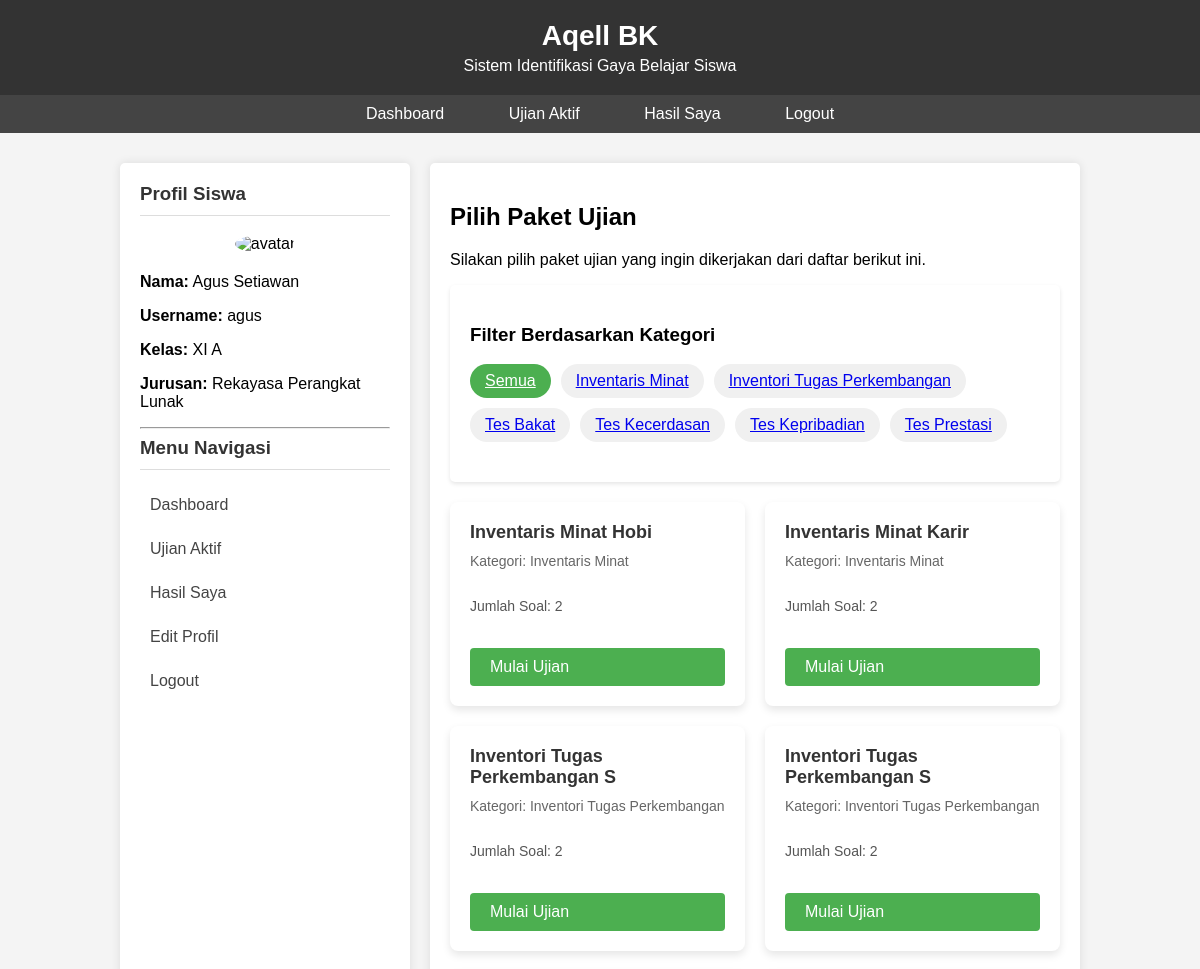
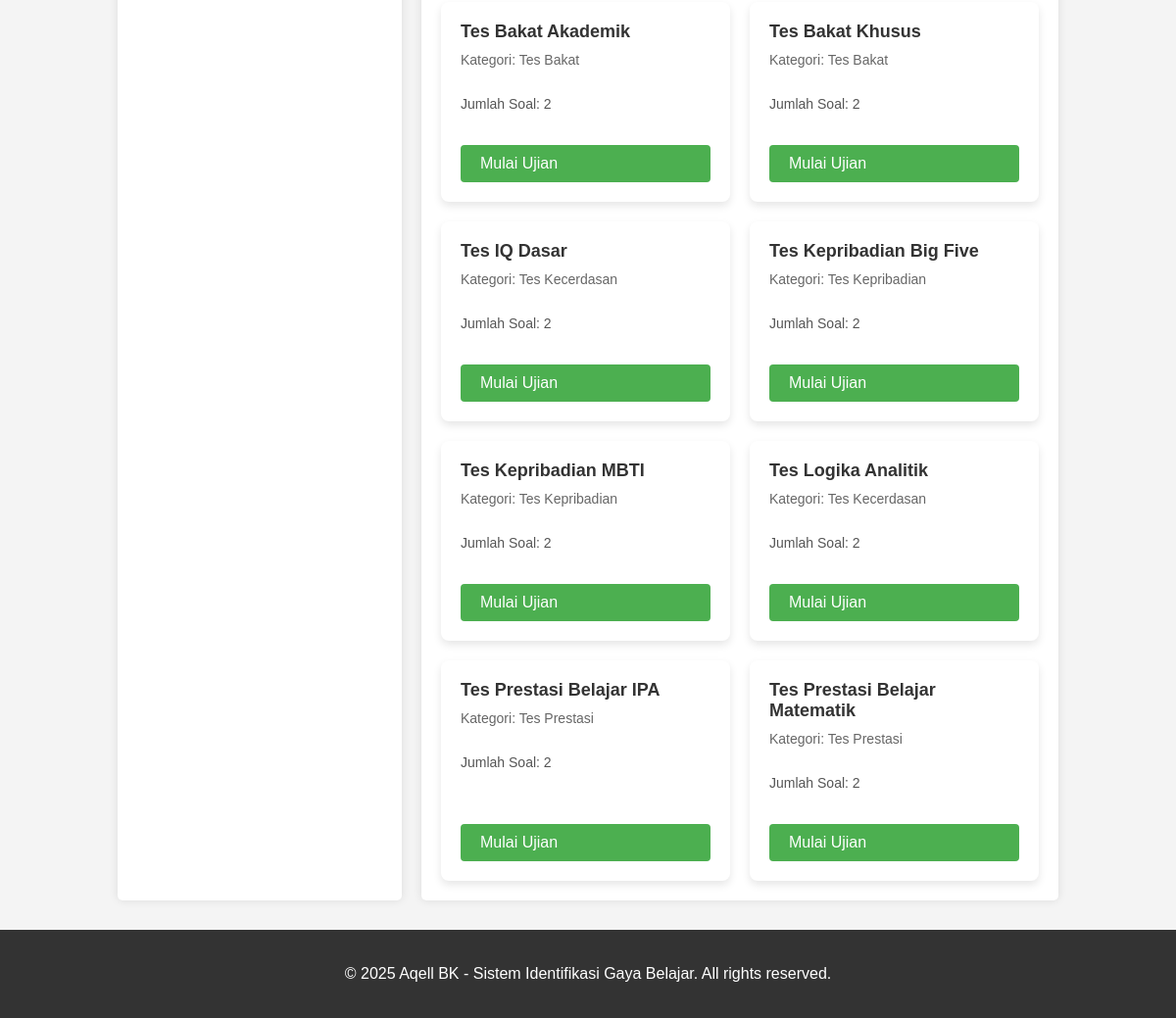
Page /aqell_ujian/aqell_pilih_paket.php (signed in) on the committed database (2 pictures, top to bottom).
### tables this page shows
CREATE TABLE `aqell_siswa` (
  `aqell_id_siswa` int(11) NOT NULL,
  `aqell_id_pengguna` int(11) NOT NULL,
  `aqell_nama_siswa` varchar(50) NOT NULL,
  `aqell_kelas` varchar(30) NOT NULL,
  `aqell_jurusan` enum('Rekayasa Perangkat Lunak','Kimia','Mekatronika','Mesin','Animasi','Desain Komunikasi Visual') NOT NULL
);

CREATE TABLE `aqell_kategori` (
  `aqell_id_kategori` int(11) NOT NULL,
  `aqell_nama_kategori` varchar(30) NOT NULL
);

CREATE TABLE `aqell_paket_ujian` (
  `aqell_id_paket` int(11) NOT NULL,
  `aqell_nama_paket` varchar(30) NOT NULL,
  `aqell_id_kategori` int(11) NOT NULL
);

### aqell_ujian/aqell_pilih_paket.php (the view, shortened to what this page needs)
<?php
require_once('../aqell_config/aqell_db.php');
$aqell_id_siswa = $_SESSION['aqell_id_siswa'];
$aqell_query_siswa = "SELECT * FROM aqell_siswa WHERE aqell_id_siswa = $aqell_id_siswa";
$aqell_result_siswa = mysqli_query($aqell_conn, $aqell_query_siswa);
$aqell_siswa = mysqli_fetch_assoc($aqell_result_siswa);
$aqell_query_kategori = "SELECT * FROM aqell_kategori ORDER BY aqell_nama_kategori";
$aqell_result_kategori = mysqli_query($aqell_conn, $aqell_query_kategori);
$aqell_selected_kategori = isset($_GET['kategori']) ? $_GET['kategori'] : null;
?>
<!DOCTYPE html>
<html>
<head>
    <link rel="stylesheet" href="../aqell_assets/aqell_css/aqell_style.css">
</head>
<body>
    <div class="aqell_header">
        <h1>Aqell BK</h1>
        <p>Sistem Identifikasi Gaya Belajar Siswa</p>
    </div>
    <div class="aqell_nav">
        <a href="../aqell_siswa/aqell_dashboard_siswa.php">Dashboard</a>
        <a href="aqell_list_aktif.php">Ujian Aktif</a>
        <a href="../aqell_hasil/aqell_hasil_siswa.php">Hasil Saya</a>
        <a href="../aqell_auth/aqell_logout.php">Logout</a>
    </div>
    <div class="aqell_container">
        <div class="aqell_sidebar">
            <h3>Profil Siswa</h3>
            <div style="text-align: center; margin-bottom: 20px;">
                <img src="../aqell_assets/aqell_images/avatar.png" alt="avatar" style="width: 100px; height: 100px; border-radius: 50%;">
            </div>
            <p><strong>Nama:</strong> <?php echo $aqell_siswa['aqell_nama_siswa']; ?></p>
            <p><strong>Username:</strong> <?php echo $_SESSION['aqell_username']; ?></p>
            <p><strong>Kelas:</strong> <?php echo $aqell_siswa['aqell_kelas']; ?></p>
            <p><strong>Jurusan:</strong> <?php echo $aqell_siswa['aqell_jurusan']; ?></p>
            <hr>
            <h3>Menu Navigasi</h3>
            <ul>
                <li><a href="../aqell_siswa/aqell_dashboard_siswa.php">Dashboard</a></li>
                <li><a href="aqell_list_aktif.php">Ujian Aktif</a></li>
                <li><a href="../aqell_hasil/aqell_hasil_siswa.php">Hasil Saya</a></li>
                <li><a href="../aqell_siswa/aqell_edit_profile.php">Edit Profil</a></li>
                <li><a href="../aqell_auth/aqell_logout.php">Logout</a></li>
            </ul>
        </div>
        <div class="aqell_content">
            <h2>Pilih Paket Ujian</h2>
            <p>Silakan pilih paket ujian yang ingin dikerjakan dari daftar berikut ini.</p>
            <div class="aqell_card">
                <h3>Filter Berdasarkan Kategori</h3>
                <div class="aqell_filter_bar">
                    <a href="aqell_pilih_paket.php" class="aqell_filter_item <?php echo !$aqell_selected_kategori ? 'aqell_filter_active' : ''; ?>">
                        Semua
                    </a>
                    <?php
                    mysqli_data_seek($aqell_result_kategori, 0);
                    while($kategori = mysqli_fetch_assoc($aqell_result_kategori)):
                    ?>
                    <a href="aqell_pilih_paket.php?kategori=<?php echo $kategori['aqell_id_kategori']; ?>"
                       class="aqell_filter_item <?php echo $aqell_selected_kategori == $kategori['aqell_id_kategori'] ? 'aqell_filter_active' : ''; ?>">
                        <?php echo $kategori['aqell_nama_kategori']; ?>
                    </a>
                    <?php endwhile; ?>
                </div>
            </div>
            <div class="aqell_package_grid">
                <?php
                $aqell_query_paket = "SELECT p.*, k.aqell_nama_kategori,
                                      (SELECT COUNT(*) FROM aqell_soal s WHERE s.aqell_id_paket = p.aqell_id_paket) as jumlah_soal
                                      FROM aqell_paket_ujian p
                                      JOIN aqell_kategori k ON p.aqell_id_kategori = k.aqell_id_kategori";
                $aqell_query_paket .= " ORDER BY p.aqell_nama_paket";
                $aqell_result_paket = mysqli_query($aqell_conn, $aqell_query_paket);
                if(mysqli_num_rows($aqell_result_paket) > 0) {
                    while($paket = mysqli_fetch_assoc($aqell_result_paket)) {
                        ?>
                        <div class="aqell_package_card">
                            <div class="aqell_package_title"><?php echo $paket['aqell_nama_paket']; ?></div>
                            <div class="aqell_package_category">Kategori: <?php echo $paket['aqell_nama_kategori']; ?></div>
                            <div class="aqell_package_info">
                                <p>Jumlah Soal: <?php echo $paket['jumlah_soal']; ?></p>
                            </div>
                            <?php if($paket['jumlah_soal'] > 0): ?>
                                <a href="aqell_ikuti_ujian.php?paket=<?php echo $paket['aqell_id_paket']; ?>" class="aqell_btn">Mulai Ujian</a>
                            <?php else: ?>
                                <button class="aqell_btn" disabled style="background-color: #ccc;">Belum Tersedia</button>
                            <?php endif; ?>
                        </div>
                        <?php
                    }
                } else {
                    echo '<p>Tidak ada paket ujian yang tersedia saat ini.</p>';
                }
                ?>
            </div>
        </div>
    </div>
    <div class="aqell_footer">
        <p>&copy; <?php echo date('Y'); ?> Aqell BK - Sistem Identifikasi Gaya Belajar. All rights reserved.</p>
    </div>
</body>
</html>

### aqell_assets/aqell_css/aqell_style.css (style rules this page uses)
body { font-family: Arial, sans-serif; margin: 0; padding: 0; background-color: #f4f4f4; }
.aqell_header { background-color: #333; color: white; padding: 20px 0; text-align: center; }
.aqell_header h1 { margin: 0; font-size: 28px; }
.aqell_header p { margin: 5px 0 0; font-size: 16px; }
.aqell_nav { background-color: #444; text-align: center; padding: 10px 0; }
.aqell_nav a { color: white; text-decoration: none; margin: 0 20px; font-size: 16px; transition: 0.3s; padding: 5px 10px; border-radius: 3px; }
.aqell_container { width: 80%; margin: 30px auto; display: flex; flex-wrap: wrap; min-height: 600px; }
.aqell_sidebar { flex: 0 0 250px; background: #fff; padding: 20px; box-shadow: 0 0 10px rgba(0, 0, 0, 0.1); border-radius: 5px; margin-right: 20px; }
.aqell_sidebar h3 { margin-top: 0; border-bottom: 1px solid #ddd; padding-bottom: 10px; color: #333; }
.aqell_sidebar ul { list-style: none; padding: 0; }
.aqell_sidebar ul li { margin-bottom: 10px; }
.aqell_sidebar ul li a { display: block; color: #444; text-decoration: none; padding: 8px 10px; border-radius: 3px; transition: 0.3s; }
.aqell_content { flex: 1; background: #fff; padding: 20px; box-shadow: 0 0 10px rgba(0, 0, 0, 0.1); border-radius: 5px; }
.aqell_card { background: white; padding: 20px; margin-bottom: 20px; border-radius: 5px; box-shadow: 0 2px 4px rgba(0, 0, 0, 0.1); }
.aqell_btn { display: inline-block; padding: 10px 20px; background-color: #4CAF50; color: white; border: none; border-radius: 4px; cursor: pointer; font-size: 16px; text-decoration: none; }
.aqell_footer { background-color: #333; color: white; text-align: center; padding: 20px 0; margin-top: 30px; }

### aqell_ujian/aqell_pilih_paket.php (style rules this page uses)
.aqell_package_grid { display: grid; grid-template-columns: repeat(auto-fill, minmax(250px, 1fr)); gap: 20px; margin-top: 20px; }
.aqell_package_card { background: white; border-radius: 8px; box-shadow: 0 4px 8px rgba(0,0,0,0.1); padding: 20px; transition: transform 0.3s ease; display: flex; flex-direction: column; }
.aqell_package_title { font-size: 18px; font-weight: bold; margin-bottom: 10px; color: #333; }
.aqell_package_category { font-size: 14px; color: #666; margin-bottom: 15px; }
.aqell_package_info { font-size: 14px; margin-bottom: 20px; color: #555; flex-grow: 1; }
.aqell_filter_bar { display: flex; gap: 10px; margin-bottom: 20px; flex-wrap: wrap; }
.aqell_filter_item { padding: 8px 15px; background: #f0f0f0; border-radius: 20px; cursor: pointer; transition: background-color 0.3s; }
.aqell_filter_item:hover, .aqell_filter_active { background: #4CAF50; color: white; }

### rows in the picture
aqell_siswa: aqell_nama_siswa "Agus Setiawan", aqell_kelas "XI A", aqell_jurusan "Rekayasa Perangkat Lunak"
aqell_kategori: aqell_nama_kategori "Inventaris Minat"
aqell_kategori: aqell_nama_kategori "Inventori Tugas Perkembangan"
aqell_kategori: aqell_nama_kategori "Tes Bakat"
aqell_kategori: aqell_nama_kategori "Tes Kecerdasan"
aqell_kategori: aqell_nama_kategori "Tes Kepribadian"
aqell_kategori: aqell_nama_kategori "Tes Prestasi"
aqell_paket_ujian: aqell_nama_paket "Inventaris Minat Hobi", aqell_id_kategori.aqell_nama_kategori "Inventaris Minat", jumlah_soal "2"
aqell_paket_ujian: aqell_nama_paket "Inventaris Minat Karir", aqell_id_kategori.aqell_nama_kategori "Inventaris Minat", jumlah_soal "2"
aqell_paket_ujian: aqell_nama_paket "Inventori Tugas Perkembangan S", aqell_id_kategori.aqell_nama_kategori "Inventori Tugas Perkembangan", jumlah_soal "2"
aqell_paket_ujian: aqell_nama_paket "Inventori Tugas Perkembangan S", aqell_id_kategori.aqell_nama_kategori "Inventori Tugas Perkembangan", jumlah_soal "2"
aqell_paket_ujian: aqell_nama_paket "Tes Bakat Akademik", aqell_id_kategori.aqell_nama_kategori "Tes Bakat", jumlah_soal "2"
aqell_paket_ujian: aqell_nama_paket "Tes Bakat Khusus", aqell_id_kategori.aqell_nama_kategori "Tes Bakat", jumlah_soal "2"
aqell_paket_ujian: aqell_nama_paket "Tes IQ Dasar", aqell_id_kategori.aqell_nama_kategori "Tes Kecerdasan", jumlah_soal "2"
aqell_paket_ujian: aqell_nama_paket "Tes Kepribadian Big Five", aqell_id_kategori.aqell_nama_kategori "Tes Kepribadian", jumlah_soal "2"
aqell_paket_ujian: aqell_nama_paket "Tes Kepribadian MBTI", aqell_id_kategori.aqell_nama_kategori "Tes Kepribadian", jumlah_soal "2"
aqell_paket_ujian: aqell_nama_paket "Tes Logika Analitik", aqell_id_kategori.aqell_nama_kategori "Tes Kecerdasan", jumlah_soal "2"
aqell_paket_ujian: aqell_nama_paket "Tes Prestasi Belajar IPA", aqell_id_kategori.aqell_nama_kategori "Tes Prestasi", jumlah_soal "2"
aqell_paket_ujian: aqell_nama_paket "Tes Prestasi Belajar Matematik", aqell_id_kategori.aqell_nama_kategori "Tes Prestasi", jumlah_soal "2"

### other values in the picture
$_SESSION['aqell_username'] "agus"
